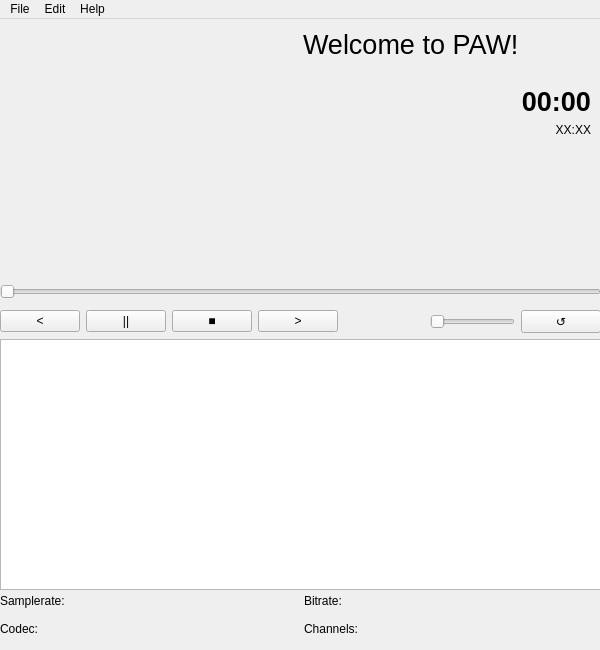
<?xml version="1.0" encoding="UTF-8"?>
<ui version="4.0">
 <class>Main_PAW_widget</class>
 <widget class="QMainWindow" name="Main_PAW_widget">
  <property name="geometry">
   <rect>
    <x>0</x>
    <y>0</y>
    <width>600</width>
    <height>650</height>
   </rect>
  </property>
  <property name="minimumSize">
   <size>
    <width>600</width>
    <height>650</height>
   </size>
  </property>
  <property name="maximumSize">
   <size>
    <width>600</width>
    <height>650</height>
   </size>
  </property>
  <property name="windowTitle">
   <string>Perfect Audio Works</string>
  </property>
  <widget class="QWidget" name="centralwidget">
   <widget class="QWidget" name="gridLayoutWidget">
    <property name="geometry">
     <rect>
      <x>0</x>
      <y>260</y>
      <width>601</width>
      <height>61</height>
     </rect>
    </property>
    <layout class="QGridLayout" name="AudioControls">
     <item row="1" column="0">
      <layout class="QHBoxLayout" name="AudioTimeline">
       <item>
        <widget class="QPushButton" name="PreviousTrack">
         <property name="text">
          <string>&lt;</string>
         </property>
        </widget>
       </item>
       <item>
        <widget class="QPushButton" name="PlayPause">
         <property name="text">
          <string>||</string>
         </property>
        </widget>
       </item>
       <item>
        <widget class="QPushButton" name="Stop">
         <property name="text">
          <string>■</string>
         </property>
        </widget>
       </item>
       <item>
        <widget class="QPushButton" name="NextTrack">
         <property name="text">
          <string>&gt;</string>
         </property>
        </widget>
       </item>
       <item>
        <spacer name="horizontalSpacer">
         <property name="orientation">
          <enum>Qt::Orientation::Horizontal</enum>
         </property>
         <property name="sizeHint" stdset="0">
          <size>
           <width>40</width>
           <height>20</height>
          </size>
         </property>
        </spacer>
       </item>
       <item>
        <widget class="QSlider" name="VolumeSlider">
         <property name="maximum">
          <number>100</number>
         </property>
         <property name="orientation">
          <enum>Qt::Orientation::Horizontal</enum>
         </property>
        </widget>
       </item>
       <item>
        <widget class="QPushButton" name="Loop">
         <property name="text">
          <string>↺</string>
         </property>
        </widget>
       </item>
      </layout>
     </item>
     <item row="0" column="0">
      <layout class="QHBoxLayout" name="Controlbuttons">
       <item>
        <widget class="QSlider" name="TimelineSlider">
         <property name="mouseTracking">
          <bool>false</bool>
         </property>
         <property name="orientation">
          <enum>Qt::Orientation::Horizontal</enum>
         </property>
        </widget>
       </item>
      </layout>
     </item>
    </layout>
   </widget>
   <widget class="QWidget" name="gridLayoutWidget_3">
    <property name="geometry">
     <rect>
      <x>10</x>
      <y>10</y>
      <width>581</width>
      <height>241</height>
     </rect>
    </property>
    <layout class="QGridLayout" name="gridLayout_2">
     <item row="5" column="1">
      <spacer name="verticalSpacer">
       <property name="orientation">
        <enum>Qt::Orientation::Vertical</enum>
       </property>
       <property name="sizeHint" stdset="0">
        <size>
         <width>20</width>
         <height>40</height>
        </size>
       </property>
      </spacer>
     </item>
     <item row="4" column="1">
      <widget class="QLabel" name="TotalFileDuration">
       <property name="text">
        <string>XX:XX</string>
       </property>
       <property name="alignment">
        <set>Qt::AlignmentFlag::AlignRight|Qt::AlignmentFlag::AlignTrailing|Qt::AlignmentFlag::AlignVCenter</set>
       </property>
      </widget>
     </item>
     <item row="2" column="1">
      <widget class="QLabel" name="Artist">
       <property name="text">
        <string/>
       </property>
      </widget>
     </item>
     <item row="1" column="1">
      <widget class="QLabel" name="Filename">
       <property name="font">
        <font>
         <pointsize>20</pointsize>
         <italic>false</italic>
         <bold>false</bold>
         <underline>false</underline>
         <strikeout>false</strikeout>
        </font>
       </property>
       <property name="text">
        <string>Welcome to PAW!</string>
       </property>
       <property name="alignment">
        <set>Qt::AlignmentFlag::AlignLeading|Qt::AlignmentFlag::AlignLeft|Qt::AlignmentFlag::AlignVCenter</set>
       </property>
       <property name="margin">
        <number>10</number>
       </property>
      </widget>
     </item>
     <item row="3" column="1">
      <widget class="QLabel" name="CurrentFileDuration">
       <property name="font">
        <font>
         <pointsize>20</pointsize>
         <bold>true</bold>
        </font>
       </property>
       <property name="text">
        <string>00:00</string>
       </property>
       <property name="alignment">
        <set>Qt::AlignmentFlag::AlignRight|Qt::AlignmentFlag::AlignTrailing|Qt::AlignmentFlag::AlignVCenter</set>
       </property>
       <property name="margin">
        <number>20</number>
       </property>
      </widget>
     </item>
     <item row="1" column="0" rowspan="5">
      <widget class="QLabel" name="AlbumArt">
       <property name="minimumSize">
        <size>
         <width>287</width>
         <height>0</height>
        </size>
       </property>
       <property name="maximumSize">
        <size>
         <width>287</width>
         <height>239</height>
        </size>
       </property>
       <property name="text">
        <string/>
       </property>
       <property name="scaledContents">
        <bool>false</bool>
       </property>
       <property name="alignment">
        <set>Qt::AlignmentFlag::AlignCenter</set>
       </property>
      </widget>
     </item>
    </layout>
   </widget>
   <widget class="QWidget" name="verticalLayoutWidget">
    <property name="geometry">
     <rect>
      <x>0</x>
      <y>320</y>
      <width>601</width>
      <height>251</height>
     </rect>
    </property>
    <layout class="QVBoxLayout" name="verticalLayout">
     <item>
      <widget class="QListWidget" name="Playlist"/>
     </item>
    </layout>
   </widget>
   <widget class="QWidget" name="gridLayoutWidget_2">
    <property name="geometry">
     <rect>
      <x>0</x>
      <y>570</y>
      <width>601</width>
      <height>51</height>
     </rect>
    </property>
    <layout class="QGridLayout" name="gridLayout">
     <item row="0" column="0">
      <widget class="QLabel" name="label">
       <property name="text">
        <string>Samplerate:</string>
       </property>
      </widget>
     </item>
     <item row="0" column="2">
      <widget class="QLabel" name="label_3">
       <property name="text">
        <string>Bitrate:</string>
       </property>
      </widget>
     </item>
     <item row="1" column="0">
      <widget class="QLabel" name="label_2">
       <property name="text">
        <string>Codec:</string>
       </property>
      </widget>
     </item>
     <item row="1" column="1">
      <widget class="QLabel" name="CodecProcessorinfo">
       <property name="text">
        <string/>
       </property>
      </widget>
     </item>
     <item row="1" column="2">
      <widget class="QLabel" name="label_4">
       <property name="text">
        <string>Channels:</string>
       </property>
      </widget>
     </item>
     <item row="0" column="1">
      <widget class="QLabel" name="SampleRateinfo">
       <property name="text">
        <string/>
       </property>
      </widget>
     </item>
     <item row="0" column="3">
      <widget class="QLabel" name="BitrateInfo">
       <property name="text">
        <string/>
       </property>
      </widget>
     </item>
     <item row="1" column="3">
      <widget class="QLabel" name="ChannelsInfo">
       <property name="text">
        <string/>
       </property>
      </widget>
     </item>
    </layout>
   </widget>
  </widget>
  <widget class="QMenuBar" name="menubar">
   <property name="geometry">
    <rect>
     <x>0</x>
     <y>0</y>
     <width>600</width>
     <height>22</height>
    </rect>
   </property>
   <widget class="QMenu" name="menufile">
    <property name="title">
     <string>File</string>
    </property>
    <addaction name="actionopen_file"/>
    <addaction name="separator"/>
    <addaction name="actionadd_files_to_playlist"/>
   </widget>
   <widget class="QMenu" name="menuEdit">
    <property name="title">
     <string>Edit</string>
    </property>
    <addaction name="separator"/>
    <addaction name="actionSettings"/>
   </widget>
   <widget class="QMenu" name="menuHelp">
    <property name="title">
     <string>Help</string>
    </property>
    <addaction name="actionAbout"/>
   </widget>
   <addaction name="menufile"/>
   <addaction name="menuEdit"/>
   <addaction name="menuHelp"/>
  </widget>
  <action name="actionopen_file">
   <property name="text">
    <string>open file...</string>
   </property>
  </action>
  <action name="actionSettings">
   <property name="text">
    <string>Settings</string>
   </property>
  </action>
  <action name="actionAbout">
   <property name="text">
    <string>About PAW</string>
   </property>
  </action>
  <action name="actionadd_files_to_playlist">
   <property name="text">
    <string>add files to playlist...</string>
   </property>
  </action>
 </widget>
 <resources/>
 <connections/>
</ui>
